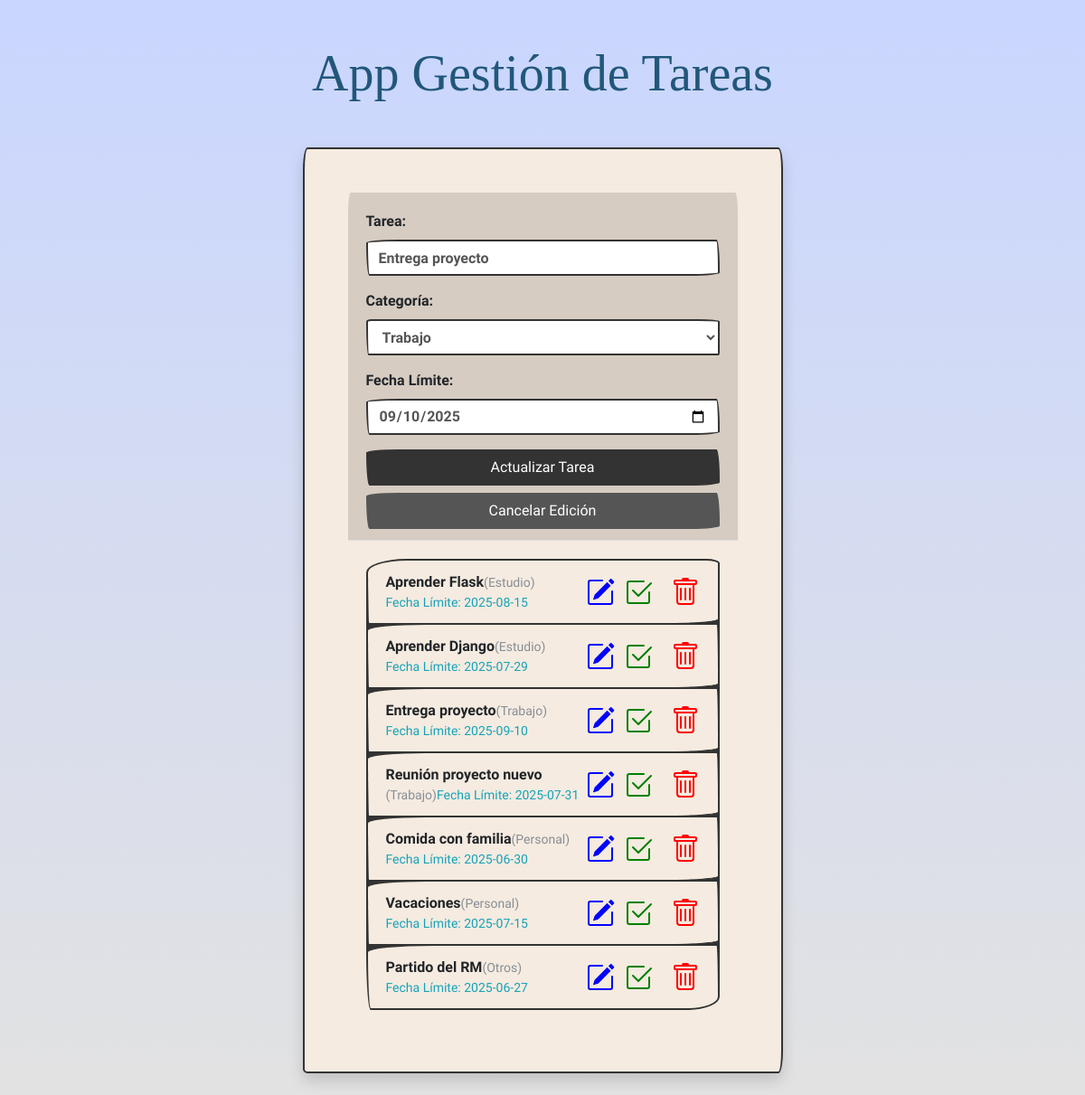
The page /editar-tarea/4 on the database its author committed.
### models.py (models this page shows, shortened)
class Tarea(db.Base):
    __tablename__ = "tarea"
    id = Column(Integer, primary_key=True) # Identificador único de cada tarea (no puede haber dos tareas con el mismo id, por eso es primary key)
    contenido = Column(String(200), nullable=False) # Contenido de la tarea, un texto de máximo 200 caracteres
    hecha = Column(Boolean) # Booleano que indica si una tarea ha sido hecha o no
    fecha_limite = Column(Date, nullable = True) # Nueva columna para la fecha límite, puede ser nula
    categoria_id = Column(Integer, ForeignKey('categoria.id'), nullable=True)
    categoria_obj = relationship("Categoria", back_populates="tareas")

class Categoria(db.Base):
    __tablename__ = "categoria"
    id = Column(Integer, primary_key=True)
    nombre = Column(String(100), nullable=False, unique=True)
    tareas = relationship("Tarea", back_populates="categoria_obj")

### main.py (the view)
@app.route("/editar-tarea/<id>")
def editar(id):
    tarea_a_editar = db.session.query(Tarea).filter_by(id=int(id)).first()
    if not tarea_a_editar:
        return redirect(url_for("home"))
    todas_las_tareas = db.session.query(Tarea).all()
    todas_las_categorias = db.session.query(Categoria).all()
    return render_template("index.html",
                           lista_de_tareas = todas_las_tareas,
                           lista_de_categorias = todas_las_categorias,
                           tarea_a_editar = tarea_a_editar)

### templates/index.html (shortened to what this page needs)
<!DOCTYPE html>
<html lang="es">
<head>
    <link rel="stylesheet" href="https://cdn.jsdelivr.net/npm/bootswatch@4.5.2/dist/sketchy/bootstrap.min.css" xintegrity="sha384-RxqHG2ilm4r6aFRpGmBbGTjsqwfqHOKy1ArsMhHusnRO47jcGqpIQqlQK/kmGy9R">
    <link rel="stylesheet" href="{{ url_for('static', filename='main.css')}}">
</head>
<body>
    <main class="container p-4">
        <h1 class="display-4 text-center mt-4 titulo">App Gestión de Tareas</h1>
        <div class="row mt-5">
            <div class="col-md-6 mx-auto my-auto">
                <div class="card p-5 shadow" style="min-height: 480px; background-color:#f5ebe0">
                    <div class="card-header">
                        <form action="{% if tarea_a_editar %}/actualizar-tarea/{{ tarea_a_editar.id }}{% else %}/crear-tarea{% endif %}" method="post">
                            <div class="form-group mt-2">
                                <label for="contenido_tarea">Tarea:</label>
                                <input type="text" class="form-control" name="contenido_tarea" id="contenido_tarea" placeholder="Escribe tu tarea aquí..."
                                    value="{{ tarea_a_editar.contenido if tarea_a_editar else '' }}" required>
                            </div>
                            <div class="form-group mt-2">
                                <label for="categoria_tarea">Categoría:</label>
                                <select class="form-control" name="categoria_tarea" id="categoria_tarea">
                                    {% for categoria in lista_de_categorias %}
                                        <option value="{{ categoria.id }}" {% if tarea_a_editar and tarea_a_editar.categoria_id == categoria.id %}selected{% endif %}>
                                            {{ categoria.nombre }}
                                        </option>
                                    {% endfor %}
                                </select>
                            </div>
                            <div class="form-group mt-2">
                                <label for="fecha_limite_tarea">Fecha Límite:</label>
                                <input type="date" class="form-control" name="fecha_limite_tarea" id="fecha_limite_tarea"
                                    value="{{ tarea_a_editar.fecha_limite.strftime('%Y-%m-%d') if tarea_a_editar and tarea_a_editar.fecha_limite else '' }}">
                            </div>
                            <button type="submit" class="btn btn-primary btn-block">
                                {{ 'Actualizar Tarea' if tarea_a_editar else 'Guardar Tarea' }}
                            </button>
                            {% if tarea_a_editar %}
                            <a href="{{ url_for('home') }}" class="btn btn-secondary btn-block mt-2">Cancelar Edición</a>
                            {% endif %}
                        </form>
                    </div>
                    <div class="card-body">
                        <ul class="list-group">
                            {% for tarea in lista_de_tareas %}
                            <li class="list-group-item d-flex justify-content-between align-items-center">
                                <div class="d-flex flex-wrap align-items-center {% if tarea.hecha == true %} tarea_hecha {% endif %}">
                                    <span>{{ tarea.contenido }}</span>
                                    {% if tarea.categoria_obj %}
                                        <small class="text-muted ms-2">({{ tarea.categoria_obj.nombre }})</small>
                                    {% endif %}
                                    {% if tarea.fecha_limite %}
                                        <small class="text-info ms-2">
                                            Fecha Límite: {{ tarea.fecha_limite.strftime('%Y-%m-%d') }}
                                        </small>
                                    {% endif %}
                                </div>
                                <div class="d-flex align-items-center">
                                <a href="/editar-tarea/{{tarea.id}}" style="text-decoration:none; margin-right: 10px;">
                                </a>
                                <a href="/tarea-hecha/{{tarea.id}}" style="text-decoration:none">
                                </a>
                                <a href="/eliminar-tarea/{{tarea.id}}" style="text-decoration:none; margin-left: 20px;">
                                </a>
                                </div>
                            </li>
                            {% endfor %}
                        </ul>
                    </div>
                </div>
            </div>
        </div>
    </main>
</body>
</html>

### static/main.css (style rules this page uses)
body { background: #C9D6FF; background: -webkit-linear-gradient(to top, #E2E2E2, #C9D6FF); background: linear-gradient(to top, #E2E2E2, #C9D6FF); }
.titulo { color: #22577a; font-family: "Permanent Marker", cursive; font-weight: 400; font-style: normal; }
.list-group-item { background-color: #f5ebe0; }
.card-header { background-color: #d6ccc2; border-bottom: 1px solid #ddd; }

### rows shown on the page
Tarea: contenido_tarea "Entrega proyecto", categoria_tarea "Trabajo", fecha_limite_tarea "09/10/2025", contenido "Entrega proyecto", categoria_obj.nombre "Trabajo", fecha_limite "2025-09-10"
Tarea: contenido "Aprender Flask", categoria_obj.nombre "Estudio", fecha_limite "2025-08-15"
Tarea: contenido "Aprender Django", categoria_obj.nombre "Estudio", fecha_limite "2025-07-29"
Tarea: contenido "Reunión proyecto nuevo", categoria_obj.nombre "Trabajo", fecha_limite "2025-07-31"
Tarea: contenido "Comida con familia", categoria_obj.nombre "Personal", fecha_limite "2025-06-30"
Tarea: contenido "Vacaciones", categoria_obj.nombre "Personal", fecha_limite "2025-07-15"
Tarea: contenido "Partido del RM", categoria_obj.nombre "Otros", fecha_limite "2025-06-27"

### other values the page prints
{{ 'Actualizar Tarea' if tarea_a_editar else 'Guardar Tarea' }} "Actualizar Tarea"
